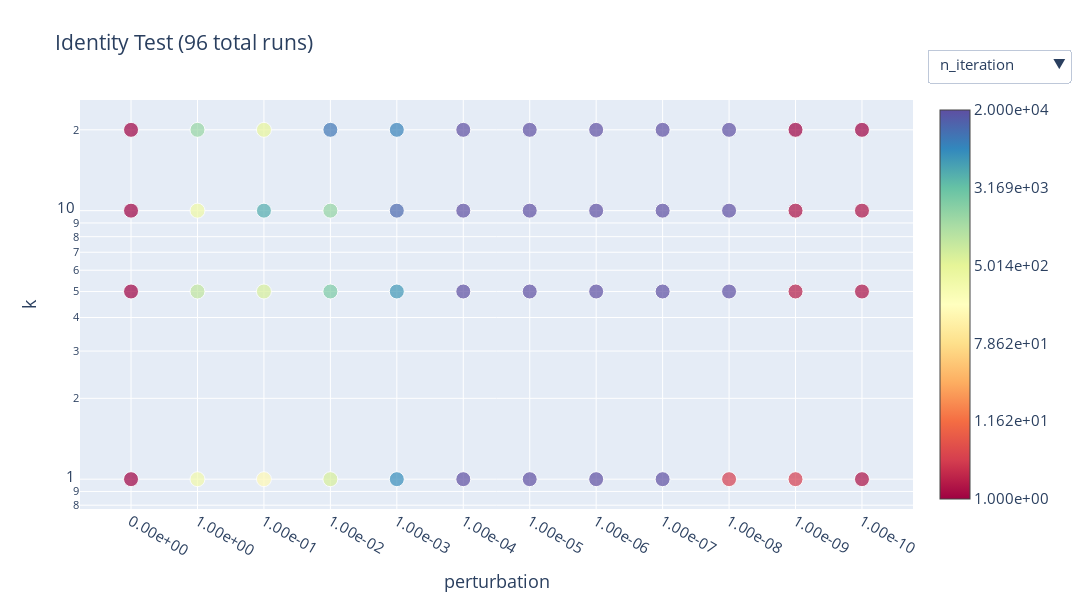

The cell this chart's notebook holds for it:
### Code cell
fig = plot_agg_global_df(x=x, y=y, remove_outliers=remove_outliers, dataframe_path=df_path,
                         filter=filter, new_col=new_col, remove_col=remove_col,
                         logscale=logscale, title=title, font_size = font_size
                   )
fig.write_html('./data/plots/' + title.replace(' ', '_').lower() + '_' + str(next(counter)) + '.html')
fig.show()
